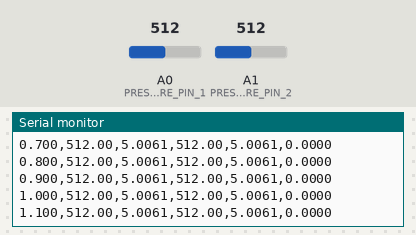
This sketch was run on a simulated Arduino Mega 2560, built with avr-gcc and run on an emulated ATmega2560. Parts: the last lines printed to the serial monitor. The inputs (shaded band) are chosen by the test bench; at power-on: A0 (PRESSURE_PIN_1) = 512, A1 (PRESSURE_PIN_2) = 512.

Above: at 1.7 s.
1.8 s: A0 (PRESSURE_PIN_1) set to 716
At 1.83 s:
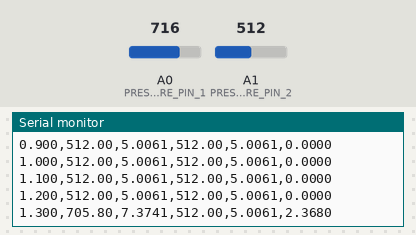
3.3 s: A1 (PRESSURE_PIN_2) set to 716
At 3.33 s:
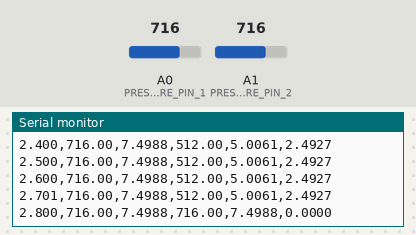
4.8 s: A0 (PRESSURE_PIN_1) set to 900
At 4.83 s:
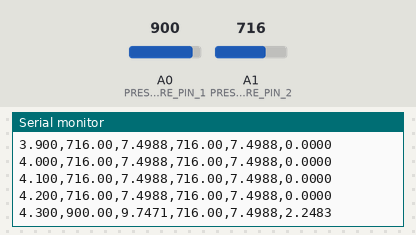
6.3 s: A1 (PRESSURE_PIN_2) set to 900
At 6.33 s:
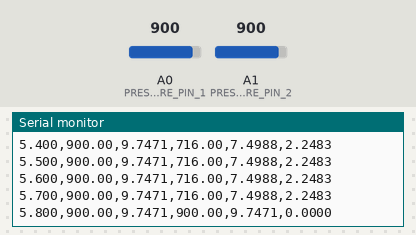
Timing chart, 0 to 8.8 s (numbered marks = the images above; inputs shaded):
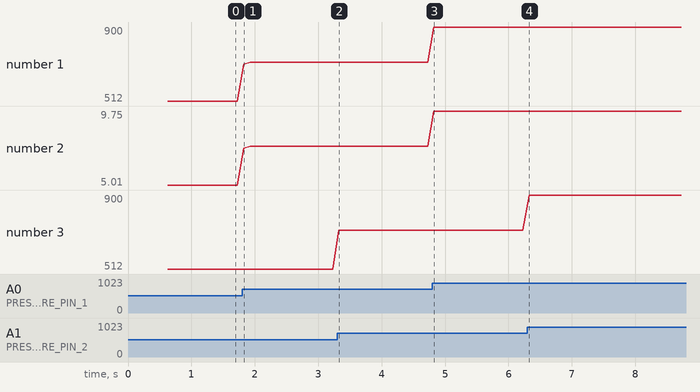

Measured:
- after the input at 1.8 s, the serial monitor: prints a new line at once (image 1)
- after the input at 3.3 s, the serial monitor: prints a new line at once (image 2)
- after the input at 4.8 s, the serial monitor: prints a new line at once (image 3)
- after the input at 6.3 s, the serial monitor: prints a new line at once (image 4)
- plotted number 1: 512 → 716 after the input at 1.8 s, 716 → 900 after the input at 4.8 s
- plotted number 2: 5.01 → 7.5 after the input at 1.8 s, 7.5 → 9.75 after the input at 4.8 s

The sketch:

Two_Pressure_Sensors_Arduino.ino
```cpp
/*
  Two Honeywell ABP2MANT010BAAA5XX pressure sensors
  Arduino Mega 2560

  Wiring:
    Sensor 1: VDD -> 5 V, GND -> GND, VOUT -> A0
    Sensor 2: VDD -> 5 V, GND -> GND, VOUT -> A1

  Serial CSV format:
    Time_s,ADC1,Pressure1_bar,ADC2,Pressure2_bar,Difference_bar

  The conversion assumes a 0-10 bar sensor with analog output spanning
  10%-90% of its supply. Because the sensors and the ATmega2560 ADC use the
  same 5 V rail, the count-based conversion is ratiometric.
*/

const byte PRESSURE_PIN_1 = A0;
const byte PRESSURE_PIN_2 = A1;

const unsigned long BAUD_RATE = 115200;
const unsigned long REPORT_INTERVAL_MS = 100;  // 10 recorded rows per second
const byte NUM_SAMPLES = 20;

const float PRESSURE_MIN_BAR = 0.0;
const float PRESSURE_MAX_BAR = 10.0;

// Separate constants make later two-point calibration easy.
const float SENSOR_1_ADC_AT_0_BAR = 102.3;   // 10% of 1023
const float SENSOR_1_ADC_AT_10_BAR = 920.7;  // 90% of 1023
const float SENSOR_2_ADC_AT_0_BAR = 102.3;
const float SENSOR_2_ADC_AT_10_BAR = 920.7;

unsigned long startTimeMs;
unsigned long previousReportMs;


float readAveragedAdc(byte pin)
{
  unsigned long sum = 0;

  // Discard the first reading after selecting a different ADC channel.
  analogRead(pin);
  delayMicroseconds(200);

  for (byte i = 0; i < NUM_SAMPLES; i++)
  {
    sum += analogRead(pin);
    delayMicroseconds(500);
  }

  return sum / (float)NUM_SAMPLES;
}


float adcToPressure(float adcValue, float adcAtMinimum, float adcAtMaximum)
{
  return PRESSURE_MIN_BAR
         + (adcValue - adcAtMinimum)
         * (PRESSURE_MAX_BAR - PRESSURE_MIN_BAR)
         / (adcAtMaximum - adcAtMinimum);
}


void setup()
{
  Serial.begin(BAUD_RATE);
  analogReference(DEFAULT);
  delay(500);

  startTimeMs = millis();
  previousReportMs = startTimeMs;

  Serial.println(
    F("Time_s,ADC1,Pressure1_bar,ADC2,Pressure2_bar,Difference_bar")
  );
}


void loop()
{
  const unsigned long now = millis();

  if (now - previousReportMs < REPORT_INTERVAL_MS)
  {
    return;
  }

  // Advance by a fixed interval to reduce timing drift.
  previousReportMs += REPORT_INTERVAL_MS;

  const float adc1 = readAveragedAdc(PRESSURE_PIN_1);
  const float adc2 = readAveragedAdc(PRESSURE_PIN_2);

  const float pressure1 = adcToPressure(
    adc1, SENSOR_1_ADC_AT_0_BAR, SENSOR_1_ADC_AT_10_BAR
  );
  const float pressure2 = adcToPressure(
    adc2, SENSOR_2_ADC_AT_0_BAR, SENSOR_2_ADC_AT_10_BAR
  );
  const float difference = pressure1 - pressure2;
  const float elapsedSeconds = (now - startTimeMs) / 1000.0;

  Serial.print(elapsedSeconds, 3);
  Serial.print(',');
  Serial.print(adc1, 2);
  Serial.print(',');
  Serial.print(pressure1, 4);
  Serial.print(',');
  Serial.print(adc2, 2);
  Serial.print(',');
  Serial.print(pressure2, 4);
  Serial.print(',');
  Serial.println(difference, 4);
}
```
